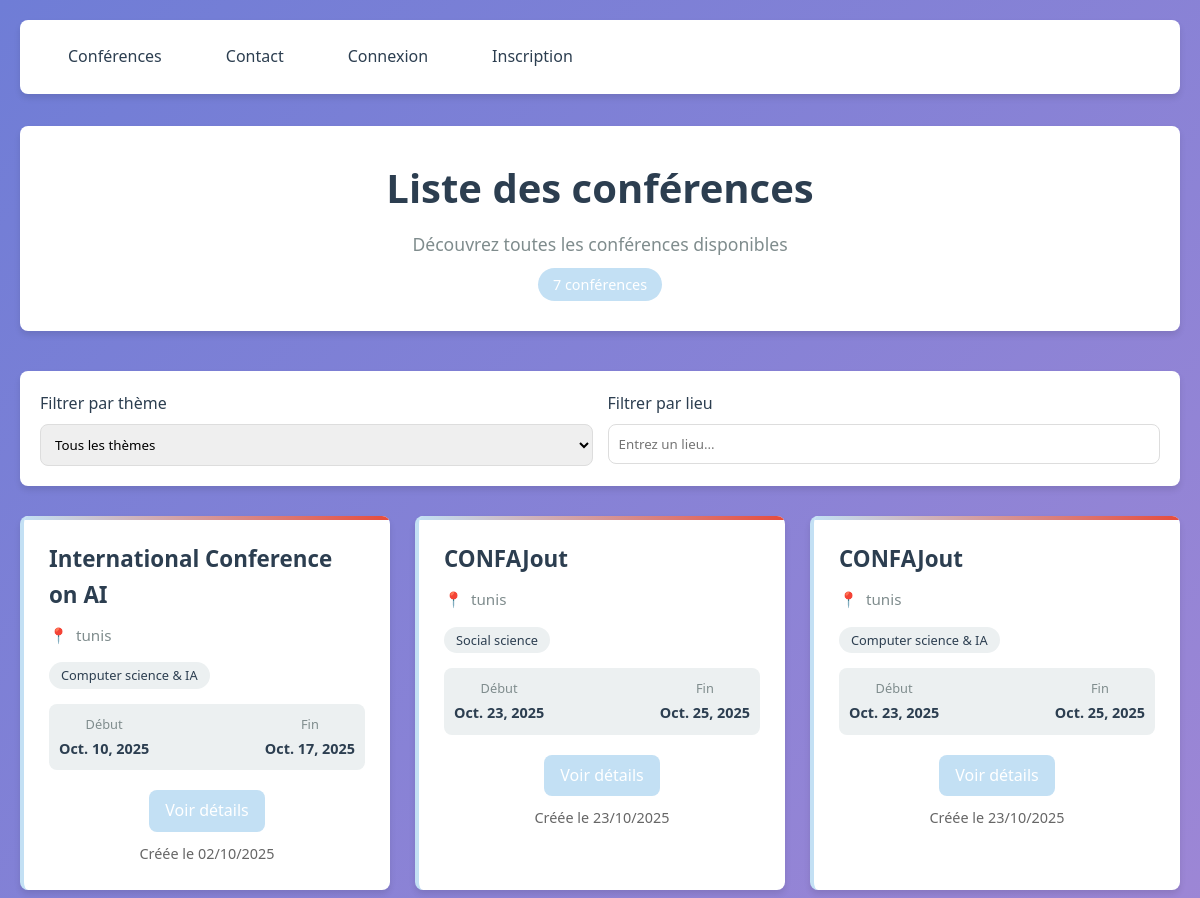
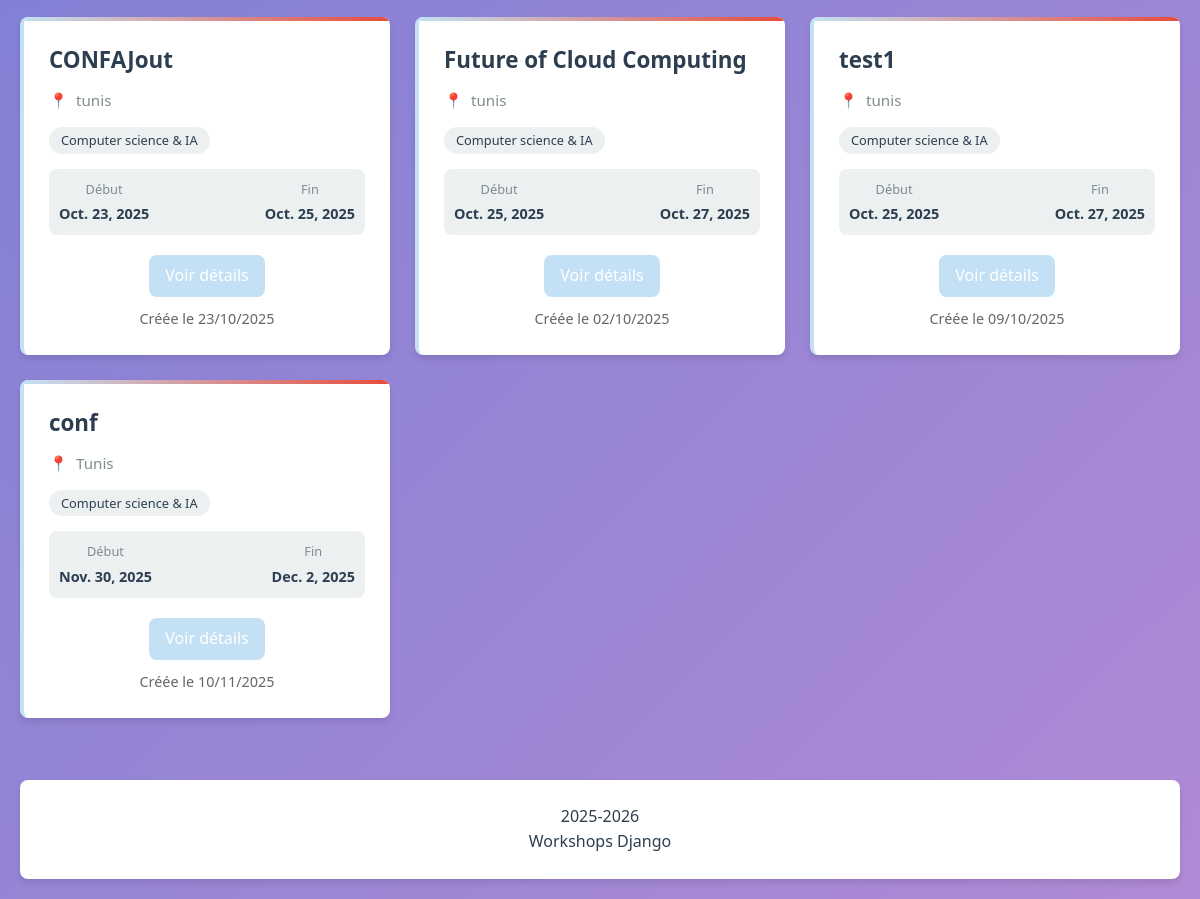
The page /conferences/liste/ on the database its author committed (2 pictures, top to bottom).
### ConferenceApp/models.py (models this page shows, shortened)
class Conference(models.Model):
    conference_id = models.AutoField(primary_key=True)
    name = models.CharField(max_length=255)
    description = models.TextField(validators=[
        MinLengthValidator(30, message="La description doit contenir au moins 30 caractères.")
    ])
    location = models.CharField(max_length=255)
    THEME = [
        ("CS&IA", "Computer science & IA"),
        ("CS", "Social science"),
        ("SE", "Science and eng")
    ]
    theme = models.CharField(max_length=255, choices=THEME)
    start_date = models.DateField()
    end_date = models.DateField()
    created_at = models.DateTimeField(auto_now_add=True)
    update_at = models.DateTimeField(auto_now=True)

### ConferenceApp/views.py (the view)
# urls.py: path("liste/", ConfernceList.as_view(), name="Conferences_list"),
class ConfernceList(ListView):
    model =Conference
    context_object_name = 'liste'
    ordering = ['start_date']
    template_name = 'conference/liste.html'
    def get_context_data(self, **kwargs):
        context = super().get_context_data(**kwargs)
        context['themes'] = Conference.THEME
        return context

### GestionConference/Templates/conference/liste.html (shortened to what this page needs)
{% extends "base.html" %}
{% block content %}
<div class="container">
    <div class="header">
        <h1>Liste des conférences</h1>
        <p class="subtitle">Découvrez toutes les conférences disponibles</p>
        <div class="conference-count">{{ liste|length }} conférence{{ liste|length|pluralize }}</div>
    </div>
    <div class="filters">
        <div class="filter-group">
            <label class="filter-label" for="theme-filter">Filtrer par thème</label>
            <select class="filter-select" id="theme-filter">
                <option value="">Tous les thèmes</option>
            </select>
        </div>
        <div class="filter-group">
            <label class="filter-label" for="location-filter">Filtrer par lieu</label>
            <input type="text" class="filter-input" id="location-filter" placeholder="Entrez un lieu...">
        </div>
    </div>
    <div class="conferences-grid">
        {% if liste %}
            {% for conference in liste %}
            <div class="conference-card">
                <h3 class="conference-title">{{ conference.name }}</h3>
                <div class="conference-location">{{ conference.location }}</div>
                <div class="conference-theme">{{ conference.get_theme_display }}</div>
                <div class="conference-dates">
                    <div class="date-item">
                        <div class="date-label">Début</div>
                        <div class="date-value">{{ conference.start_date }}</div>
                    </div>
                    <div class="date-item">
                        <div class="date-label">Fin</div>
                        <div class="date-value">{{ conference.end_date }}</div>
                    </div>
                </div>
                <div class="card-actions" style="display: flex; flex-direction: column; gap: 10px; margin-top: 10px;">
                    <div style="display: flex; gap: 10px;">
                        <a href="{% url 'Conference_detail' pk=conference.pk %}" class="btn btn-view btn-bleu">Voir détails</a>
                    </div>
                    <div class="conference-meta" style="font-size: 0.9em; color: #666;">
                        Créée le {{ conference.created_at|date:"d/m/Y" }}
                    </div>
                </div>
            </div>
            {% endfor %}
        {% else %}
            <div class="empty-state">
                <div class="empty-icon">📅</div>
                <h3 class="empty-title">Aucune conférence disponible</h3>
                <p class="empty-text">Il n'y a actuellement aucune conférence à afficher. Revenez plus tard pour découvrir de nouveaux événements.</p>
            </div>
        {% endif %}
    </div>
</div>
{% endblock %}

### GestionConference/Templates/base.html (style rules this page uses)
:root { --primary-color: #c3e0f4; --secondary-color: #2c3e50; --accent-color: #e74c3c; --light-color: #ecf0f1; --success-color: #2ecc71; --text-color: #333; --border-radius: 8px; --box-shadow: 0 4px 6px rgba(0, 0, 0, 0.1); --transition: all 0.3s ease; }
* { margin: 0; padding: 0; box-sizing: border-box; }
body { font-family: 'Segoe UI', Tahoma, Geneva, Verdana, sans-serif; line-height: 1.6; color: var(--text-color); background: linear-gradient(135deg, #6f7dd6 0%, #b08ad5 100%); min-height: 100vh; padding: 20px; display: flex; flex-direction: column; min-height: 100vh; }
.container { max-width: 1200px; margin: 0 auto; flex: 1; }
.header { text-align: center; margin-bottom: 40px; padding: 30px; background: white; border-radius: var(--border-radius); box-shadow: var(--box-shadow); }
h1 { color: var(--secondary-color); font-size: 2.5rem; margin-bottom: 10px; }
.subtitle { color: #7f8c8d; font-size: 1.1rem; }
.conference-count { background: var(--primary-color); color: white; padding: 5px 15px; border-radius: 20px; font-size: 0.9rem; margin-top: 10px; display: inline-block; }
.conferences-grid { display: grid; grid-template-columns: repeat(auto-fill, minmax(350px, 1fr)); gap: 25px; margin-bottom: 30px; }
.conference-card { background: white; border-radius: var(--border-radius); box-shadow: var(--box-shadow); padding: 25px; transition: var(--transition); border-left: 4px solid var(--primary-color); position: relative; overflow: hidden; }
.conference-card::before { content: ''; position: absolute; top: 0; left: 0; right: 0; height: 4px; background: linear-gradient(90deg, var(--primary-color), var(--accent-color)); }
.conference-title { font-size: 1.4rem; color: var(--secondary-color); margin-bottom: 10px; font-weight: 600; }
.conference-location { display: flex; align-items: center; color: #7f8c8d; margin-bottom: 15px; font-size: 0.95rem; }
.conference-location::before { content: '📍'; margin-right: 8px; }
.conference-theme { display: inline-block; background: var(--light-color); color: var(--secondary-color); padding: 3px 12px; border-radius: 15px; font-size: 0.8rem; margin-bottom: 15px; }
.conference-dates { display: flex; justify-content: space-between; background: var(--light-color); padding: 10px; border-radius: var(--border-radius); margin-bottom: 20px; font-size: 0.9rem; }
.date-item { text-align: center; }
.date-label { font-size: 0.8rem; color: #7f8c8d; margin-bottom: 3px; }
.date-value { font-weight: 600; color: var(--secondary-color); }
.card-actions { display: flex; justify-content: space-between; align-items: center; gap: 10px; }
.btn { display: inline-flex; align-items: center; padding: 8px 16px; border-radius: var(--border-radius); text-decoration: none; font-weight: 500; transition: var(--transition); border: none; cursor: pointer; font-family: inherit; }
.btn-bleu { background-color: var(--primary-color); color: white; }
.conference-meta { font-size: 0.8rem; color: #95a5a6; }
.filters { background: white; padding: 20px; border-radius: var(--border-radius); box-shadow: var(--box-shadow); margin-bottom: 30px; display: flex; gap: 15px; flex-wrap: wrap; }
.filter-group { flex: 1; min-width: 200px; }
.filter-label { display: block; margin-bottom: 8px; font-weight: 500; color: var(--secondary-color); }
.filter-select, .filter-input { width: 100%; padding: 10px; border: 1px solid #ddd; border-radius: var(--border-radius); font-family: inherit; }

### rows shown on the page
Conference: name "International Conference on AI", location "tunis", theme "Computer science & IA", start_date "Oct. 10, 2025", end_date "Oct. 17, 2025", created_at "02/10/2025"
Conference: name "CONFAJout", location "tunis", theme "Social science", start_date "Oct. 23, 2025", end_date "Oct. 25, 2025", created_at "23/10/2025"
Conference: name "CONFAJout", location "tunis", theme "Computer science & IA", start_date "Oct. 23, 2025", end_date "Oct. 25, 2025", created_at "23/10/2025"
Conference: name "CONFAJout", location "tunis", theme "Computer science & IA", start_date "Oct. 23, 2025", end_date "Oct. 25, 2025", created_at "23/10/2025"
Conference: name "Future of Cloud Computing", location "tunis", theme "Computer science & IA", start_date "Oct. 25, 2025", end_date "Oct. 27, 2025", created_at "02/10/2025"
Conference: name "test1", location "tunis", theme "Computer science & IA", start_date "Oct. 25, 2025", end_date "Oct. 27, 2025", created_at "09/10/2025"
Conference: name "conf", location "Tunis", theme "Computer science & IA", start_date "Nov. 30, 2025", end_date "Dec. 2, 2025", created_at "10/11/2025"

### other values the page prints
{{ liste|length }} "7"
